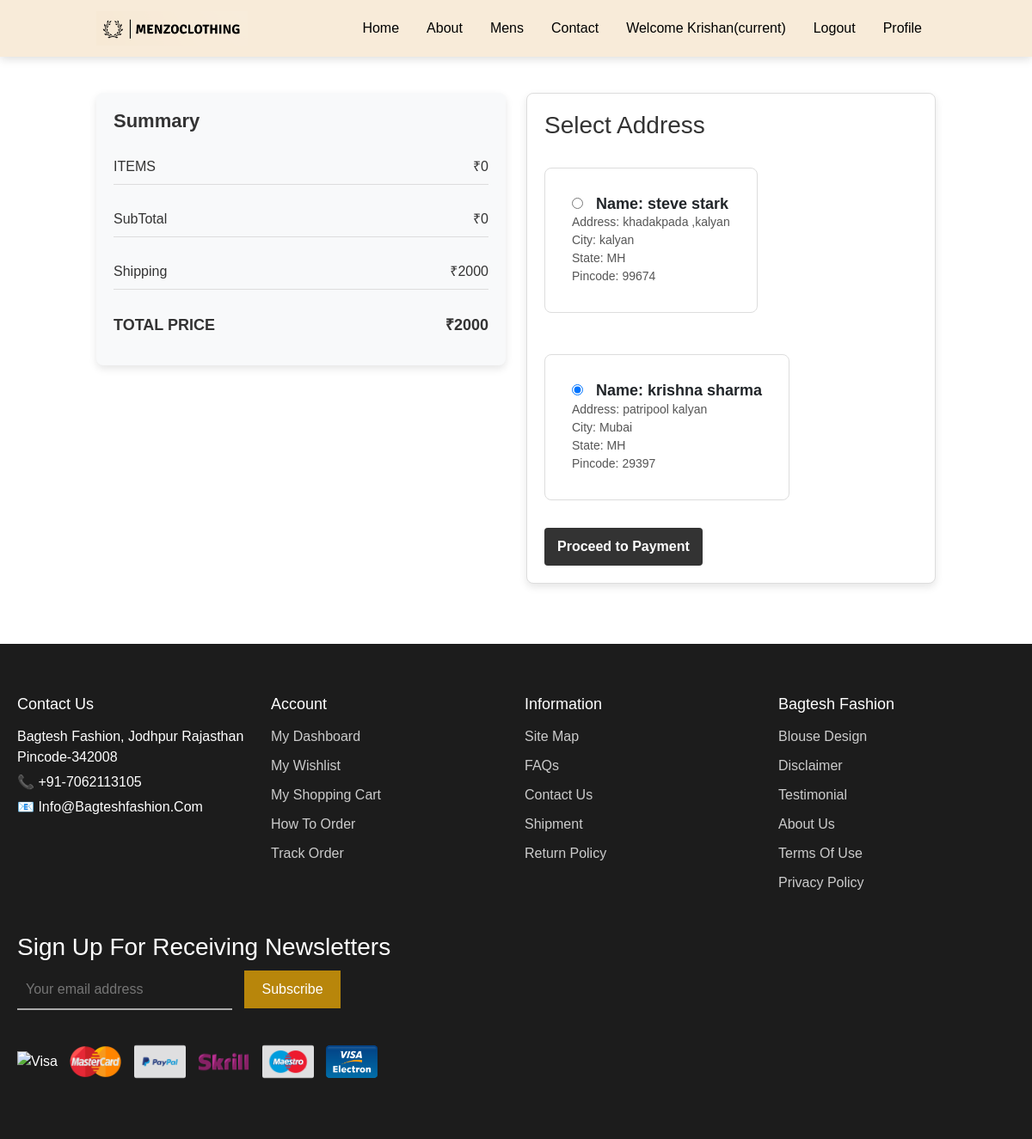
The app's page /checkout/ (signed in) with its own data.
### core/models.py (models this page shows, shortened)
class CustomerDetail(models.Model):
    STATE_CHOICES = [
        ('AP', 'Andhra Pradesh'),
        ('AR', 'Arunachal Pradesh'),
        ('AS', 'Assam'),
        ('BR', 'Bihar'),
        ('CT', 'Chhattisgarh'),
        ('GA', 'Goa'),
        ('GJ', 'Gujarat'),
        ('HR', 'Haryana'),
        ('HP', 'Himachal Pradesh'),
        ('JH', 'Jharkhand'),
        ('KA', 'Karnataka'),
        ('KL', 'Kerala'),
        ('MP', 'Madhya Pradesh'),
        ('MH', 'Maharashtra'),
        ('MN', 'Manipur'),
        ('ML', 'Meghalaya'),
        ('MZ', 'Mizoram'),
        ('NL', 'Nagaland'),
        ('OR', 'Odisha'),
        ('PB', 'Punjab'),
        ('RJ', 'Rajasthan'),
        ('SK', 'Sikkim'),
        ('TN', 'Tamil Nadu'),
        ('TG', 'Telangana'),
        ('TR', 'Tripura'),
        ('UP', 'Uttar Pradesh'),
        ('UK', 'Uttarakhand'),
        ('WB', 'West Bengal'),
        ('AN', 'Andaman and Nicobar Islands'),
        ('CH', 'Chandigarh'),
        ('DN', 'Dadra and Nagar Haveli and Daman and Diu'),
        ('DL', 'Delhi'),
        ('JK', 'Jammu and Kashmir'),
        ('LA', 'Ladakh'),
        ('LD', 'Lakshadweep'),
        ('PY', 'Puducherry'),
    ]
    user = models.ForeignKey(User, on_delete=models.CASCADE)  # we have created Many-to-one relationship i.e multiple address can be done by one user
    name = models.CharField(max_length=100)
    address = models.CharField(max_length=100)
    city = models.CharField(max_length=100)
    state = models.CharField(max_length=2, choices=STATE_CHOICES)
    pincode = models.IntegerField(
        default=0,
        blank=True,
        null=True,
    )

### core/views.py (the view)
# urls.py: path('checkout/',views.checkout,name='checkout'),
def checkout(request):
    cart_items =Cart.objects.filter(user=request.user)
    total=0
    delhivery_charge=2000
    for item in cart_items:
        item.product.price_and_quantity_total = item.product.discounted_price * item.quantity
        total+=(item.product.discounted_price*item.quantity)
    final_price =total+delhivery_charge
    address = CustomerDetail.objects.filter(user=request.user)
    return render(request, 'core/checkout.html', {'cart_items': cart_items,'total':total,'final_price':final_price,'address':address})

### core/templates/core/checkout.html (shortened to what this page needs)
{% extends "core/base.html" %}
{% block content %}
<div class="container">
    <div class="row">
        <div class="col-md-6 mt-5">
            <div class="summary">
                <h3>Summary</h3>
                <div class="summary-details">
                    <p>ITEMS <span> ₹{{total}}</span></p>
                    <p class="total">SubTotal <span>₹{{total}}</span></p>
                    <p class="total">Shipping <span>₹2000</span></p>
                    <p class="total">TOTAL PRICE <span>₹<b>{{final_price}}</b></span></p>
                </div>
            </div>
        </div>
        <div class="col-md-6 mt-5">
            <div class="address-section">
                <h3>Select Address</h3>
                <form action="{% url "payment" %}" method="POST">
                    {% for add in address %}
                    <label>
                        <div class="card flex-md-row mb-4 box-shadow h-md-250 mt-4">
                            <div class="card-body d-flex flex-column align-items-start">
                                <h3 class="mb-0">
                                    <input type="radio" name="selected_address" value="{{ add.id }}" checked>
                                    Name: {{add.name}}
                                </h3>
                                <p class="card-text mb-auto">Address: {{add.address}}</p>
                                <p class="card-text mb-auto">City: {{add.city}}</p>
                                <p class="card-text mb-auto">State: {{add.state}}</p>
                                <p class="card-text mb-auto">Pincode: {{add.pincode}}</p>
                            </div>
                        </div>
                    </label>
                    {% endfor %}
                    <input type="submit" class="btn btn-primary btn-sm mt-2" value="Proceed to Payment">
                </form>
            </div>
        </div>
    </div>
</div>
{% endblock content %}

### core/templates/core/navbar.html (shortened to what this page needs)
{% load static %}
<section id="header">
    <nav class="navbar navbar-expand-lg bg-custom fixed-top">
        <div class="container">
            <a class="navbar-brand" href="{% url "home" %}">
                <img src="{% static "core/images/menzoclothing2.png" %}" class="img-fluid" style="height: 40px;">
            </a>
            <div class="collapse navbar-collapse" id="navbarNavAltMarkup">
                <div class="navbar-nav ms-auto">
                    <a class="nav-link" href="{% url "home" %}">Home</a>
                    <a class="nav-link" href="{% url "about" %}">About</a>
                    <a class="nav-link" href="{% url "products" %}">Mens</a>
                    <a class="nav-link" href="{% url "contact" %}">Contact</a>
                    {% if request.user.is_authenticated %}
                    <a class="nav-link" href="{% url "profile" %}">Welcome {{request.user.first_name}}<span class="sr-only">(current)</span></a>
                    <a class="nav-link" href="{% url "logout" %}">Logout</a>
                    {% else %}
                    <a class="nav-link" href="{% url "registration" %}">Registration</a>
                    <a class="nav-link" href="{% url "login" %}">Login</a>
                    {% endif %}
                    <a class="nav-link active" aria-current="page" href="{% url "profile" %}">Profile</a>
                </div>
            </div>
        </div>
    </nav>
</section>

### core/static/core/css/main.css (style rules this page uses)
body { margin-top: 100px; font-family: Arial, sans-serif; margin: 0; padding: 0; background-color: #fff; color: #333; }
.bg-custom { background-color: #F8EBD9 !important; }
#header .fixed-top { box-shadow: 0 0.125rem 0.675rem rgb(0 0 0 / 15%); }
#header .navbar-nav .nav-link { color: black; padding: 0.5rem 1rem; text-align: center; transition: 0.3s; }
.summary { flex: 2; padding: 20px; background: #f9eedd; border-radius: 10px; }
.summary h3 { font-size: 20px; margin-bottom: 15px; }
.summary-details p { display: flex; justify-content: space-between; margin-top: 20px; margin-bottom: 5px; }

### core/templates/core/checkout.html (style rules this page uses)
.container { max-width: 1000px; margin: auto; }
.summary { margin-top: 60px; background: #f8f9fa; padding: 20px; border-radius: 8px; box-shadow: 0px 4px 10px rgba(0, 0, 0, 0.1); }
.summary h3 { font-size: 22px; font-weight: 700; margin-bottom: 15px; }
.summary-details p { font-size: 16px; display: flex; justify-content: space-between; padding: 8px 0; border-bottom: 1px solid #ddd; }
.summary-details p:last-child { border-bottom: none; font-weight: bold; font-size: 18px; color: #333; }
.address-section { margin-top: 60px; padding: 20px; background: #fff; border-radius: 8px; border: 1px solid #ddd; box-shadow: 0px 4px 10px rgba(0, 0, 0, 0.1); height: fit-content; }
.card { background: #fff; padding: 15px; border-radius: 8px; border: 1px solid #ddd; transition: all 0.3s ease-in-out; }
.card input[type="radio"] { margin-right: 10px; }
.card-body h3 { font-size: 18px; font-weight: 700; }
.card-text { font-size: 14px; color: #555; }
.btn-primary { background: #333; border: none; padding: 10px 15px; font-size: 16px; font-weight: 600; transition: all 0.3s ease-in-out; }

### records on screen
CustomerDetail: name "steve stark", address "khadakpada ,kalyan", city "kalyan", state "MH", pincode "99674"
CustomerDetail: name "krishna sharma", address "patripool kalyan", city "Mubai", state "MH", pincode "29397"

### other values on screen
{{ request.user.first_name }} "Krishan"
{{ total }} "0"
{{ final_price }} "2000"
